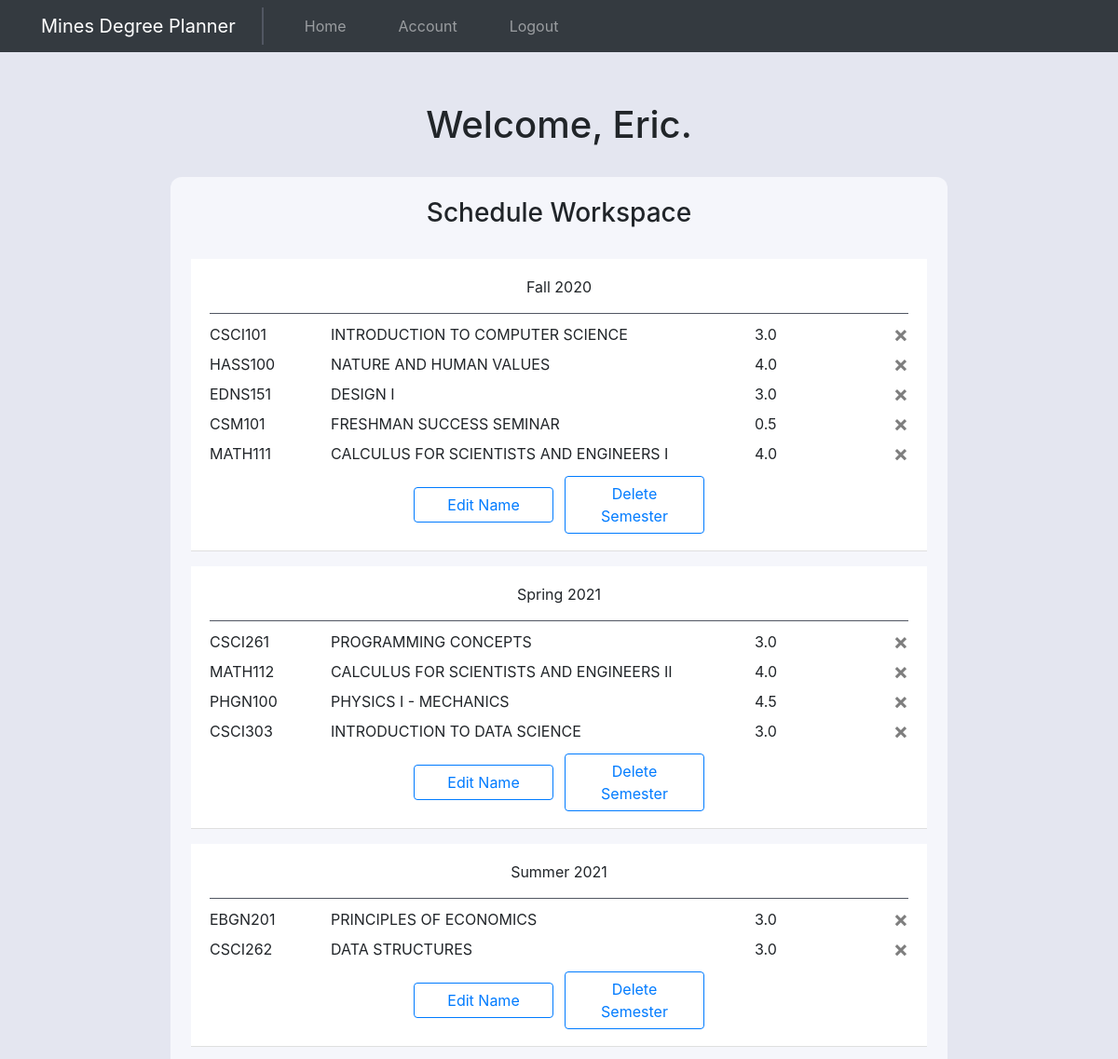
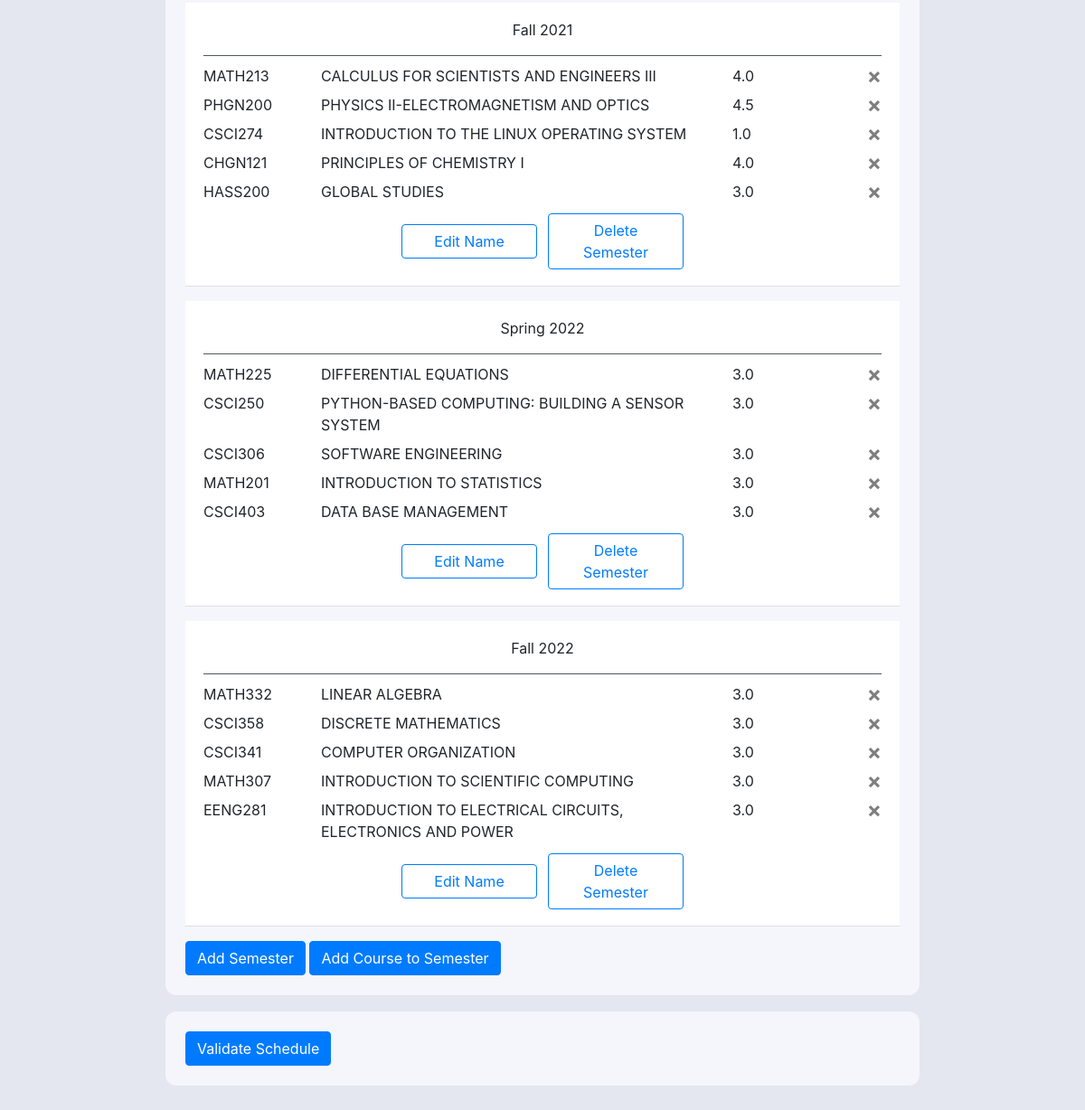
Screenshot of / (signed in) with the database file from the repository (2 pictures, top to bottom).
### website/models.py (models this page shows)
class User(db.Model, UserMixin):
    id = db.Column(db.Integer, primary_key=True)
    cwid = db.Column(db.Integer, unique=True)
    email = db.Column(db.String(150), unique=True)
    password = db.Column(db.String(150))
    first_name = db.Column(db.String(150))
    last_name = db.Column(db.String(150))
    major = db.Column(db.String(150))
    credits_taken = db.Column(db.String(10))
    class_standing = db.Column(db.String(10))
    courses = db.relationship('Course')
    semesters = db.relationship('Semester')
    num_semesters = db.Column(db.Integer)

class Semester(db.Model):
    id = db.Column(db.Integer, primary_key=True)
    semester_name = db.Column(db.String(64))
    user_id = db.Column(db.Integer, db.ForeignKey('user.id'))
    semester_number = db.Column(db.Integer)
    courses = db.relationship('Course')

class Course(db.Model):
    id = db.Column(db.Integer, primary_key=True)
    department = db.Column(db.String(4))
    course_number = db.Column(db.String(3))
    course_name = db.Column(db.String(500))
    credit_hours = db.Column(db.String(10))
    is_taken = db.Column(db.String(5))
    user_id = db.Column(db.Integer, db.ForeignKey('user.id'))
    semester_id = db.Column(db.Integer, db.ForeignKey('semester.id'))

### website/views.py (the view, shortened to what this page needs)
@views.route('/', methods=['GET', 'POST'])
@login_required
def home():
    return render_template("home.html", user=current_user)

### website/__init__.py (called while the page is built)
def create_app():
    app = Flask(__name__)
    app.config['SECRET_KEY'] = 'josiefnapwpawoj'
    app.config['SQLALCHEMY_DATABASE_URI'] = f'sqlite:///{DB_NAME}'
    db.init_app(app)
    from .views import views
    from .auth import auth
    app.register_blueprint(views, url_prefix="/")
    app.register_blueprint(auth, url_prefix="/")
    from .models import User, Course, Semester
    create_database(app)
    login_manager = LoginManager()
    login_manager.login_view = 'auth.login'
    login_manager.init_app(app)
    @login_manager.user_loader
    def load_user(id):
        return User.query.get(int(id))
    return app

### website/templates/home.html (shortened to what this page needs)
{% extends "base.html" %} {% block title %}Home{% endblock %} {% block content%}
<br />
<h1 style="text-align: center; margin-bottom: 32px">
    Welcome, {{user.first_name}}.
</h1>
<section class="semester-form-section">
    <h3 align="center">Schedule Workspace</h3>
    <ul class="list-group list-group-flush courses-taken-list" id="notes">
        {% for semester in user.semesters %}
        <li class="list-group-item semester-row">
            <div class="row semester-title-row">
                <div class="col" align="center">{{semester.semester_name}}</div>
            </div>
            {% if semester.courses %}
            <div class="padding-above-courses"></div>
            {% endif %}
            {% for course in semester.courses %}
            <div class="row semester-course-entry">
                <div class="col-sm-2">
                    {{course.department}}{{course.course_number}}
                </div>
                <div class="col-md-7">{{course.course_name}}</div>
                <div class="col-sm-2">{{course.credit_hours}}</div>
                <div class="col-sm-1">
                    <button
                        type="button"
                        class="close"
                        onClick="deleteCourseFromSemester({{ course.id }}, {{ semester.id }});"
                    >
                        <span aria-hidden="true">&times;</span>
                    </button>
                </div>
            </div>
            {% endfor %}
            <div class="row">
                <div class="col-sm-12 edit-semester-name-row">
                    <button
                        type="button"
                        class="btn btn-outline-primary edit-semester-name-btn"
                        data-toggle="modal"
                        data-target="#editSemesterNameModal"
                        onClick="renameSemesterSelector({{ semester.id }});"
                    >
                        Edit Name
                    </button>
                    <button
                        type="button"
                        class="btn btn-outline-primary add-semester-btn delete-semester-btn"
                        onClick="deleteSemester({{ semester.id }})"
                    >
                        <span aria-hidden="true">Delete Semester</span>
                    </button>
                </div>
            </div>
        </li>
        {% endfor %}
    </ul>
    <button
        type="button"
        class="btn btn-primary add-semester-btn"
        onClick="addSemester()"
    >
        <span aria-hidden="true">Add Semester</span>
    </button>
    <button
        type="button"
        class="btn btn-primary add-semester-btn"
        data-toggle="modal"
        data-target="#addCourseModal"
    >
        Add Course to Semester
    </button>
</section>
<section class="validate-semester-section">
    <button
        type="button"
        class="btn btn-primary"
        onClick="validateSchedule( {{ user.id }} );"
    >
        <span aria-hidden="true">Validate Schedule</span>
    </button>
</section>
{% endblock %}

### website/static/style.css (style rules this page uses)
:root { --very-light-blue: #f5f6fb; --darker-color: #e4e6f0; }
body { background-color: var(--darker-color); }
body { display: flex; flex-direction: column; }
.semester-form-section { padding: 22px; border-radius: 12px; background-color: var(--very-light-blue); margin-bottom: 18px; }
.validate-semester-section { padding: 22px; border-radius: 12px; background-color: var(--very-light-blue); margin-bottom: 18px; }
.courses-taken-list { margin-top: 16px; }
.add-semester-btn { margin-top: 16px !important; }
.semester-row { margin-top: 16px; }
.semester-title-row { padding: 6px 0px; }
.padding-above-courses { margin-top: 10px; border-bottom: 0.5px solid #515662; margin-bottom: 10px; }
.semester-course-entry { margin-top: 8px; }
.edit-semester-name-row { display: flex; flex-direction: row; align-items: center; justify-content: center !important; }
.edit-semester-name-btn { align-self: center; justify-self: center; margin-top: 12px !important; margin-bottom: 6px !important; margin-right: 6px; width: 150px; }
.delete-semester-btn { align-self: center; justify-self: center; margin-top: 12px !important; margin-bottom: 6px !important; margin-left: 6px; width: 150px; }

### rows the page displays
User: first_name "Eric"
Semester: semester_name "Fall 2020"
Course: department "CSCI", course_number "101", course_name "INTRODUCTION TO COMPUTER SCIENCE", credit_hours "3.0"
Course: department "HASS", course_number "100", course_name "NATURE AND HUMAN VALUES", credit_hours "4.0"
Course: department "EDNS", course_number "151", course_name "DESIGN I", credit_hours "3.0"
Course: department "CSM", course_number "101", course_name "FRESHMAN SUCCESS SEMINAR", credit_hours "0.5"
Course: department "MATH", course_number "111", course_name "CALCULUS FOR SCIENTISTS AND ENGINEERS I", credit_hours "4.0"
Semester: semester_name "Spring 2021"
Course: department "CSCI", course_number "261", course_name "PROGRAMMING CONCEPTS", credit_hours "3.0"
Course: department "MATH", course_number "112", course_name "CALCULUS FOR SCIENTISTS AND ENGINEERS II", credit_hours "4.0"
Course: department "PHGN", course_number "100", course_name "PHYSICS I - MECHANICS", credit_hours "4.5"
Course: department "CSCI", course_number "303", course_name "INTRODUCTION TO DATA SCIENCE", credit_hours "3.0"
Semester: semester_name "Summer 2021"
Course: department "EBGN", course_number "201", course_name "PRINCIPLES OF ECONOMICS", credit_hours "3.0"
Course: department "CSCI", course_number "262", course_name "DATA STRUCTURES", credit_hours "3.0"
Semester: semester_name "Fall 2021"
Course: department "MATH", course_number "213", course_name "CALCULUS FOR SCIENTISTS AND ENGINEERS III", credit_hours "4.0"
Course: department "PHGN", course_number "200", course_name "PHYSICS II-ELECTROMAGNETISM AND OPTICS", credit_hours "4.5"
Course: department "CSCI", course_number "274", course_name "INTRODUCTION TO THE LINUX OPERATING SYSTEM", credit_hours "1.0"
Course: department "CHGN", course_number "121", course_name "PRINCIPLES OF CHEMISTRY I", credit_hours "4.0"
Course: department "HASS", course_number "200", course_name "GLOBAL STUDIES", credit_hours "3.0"
Semester: semester_name "Spring 2022"
Course: department "MATH", course_number "225", course_name "DIFFERENTIAL EQUATIONS", credit_hours "3.0"
Course: department "CSCI", course_number "250", course_name "PYTHON-BASED COMPUTING: BUILDING A SENSOR SYSTEM", credit_hours "3.0"
Course: department "CSCI", course_number "306", course_name "SOFTWARE ENGINEERING", credit_hours "3.0"
Course: department "MATH", course_number "201", course_name "INTRODUCTION TO STATISTICS", credit_hours "3.0"
Course: department "CSCI", course_number "403", course_name "DATA BASE MANAGEMENT", credit_hours "3.0"
Semester: semester_name "Fall 2022"
Course: department "MATH", course_number "332", course_name "LINEAR ALGEBRA", credit_hours "3.0"
Course: department "CSCI", course_number "358", course_name "DISCRETE MATHEMATICS", credit_hours "3.0"
Course: department "CSCI", course_number "341", course_name "COMPUTER ORGANIZATION", credit_hours "3.0"
Course: department "MATH", course_number "307", course_name "INTRODUCTION TO SCIENTIFIC COMPUTING", credit_hours "3.0"
Course: department "EENG", course_number "281", course_name "INTRODUCTION TO ELECTRICAL CIRCUITS, ELECTRONICS AND POWER", credit_hours "3.0"
